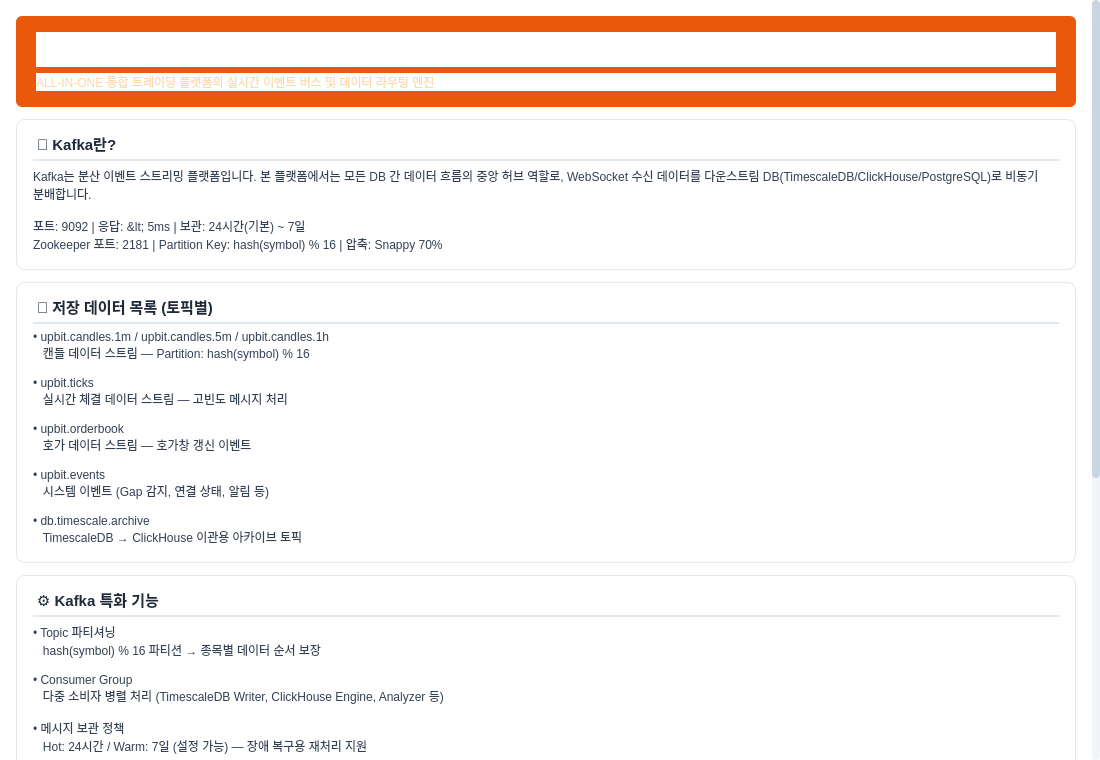
<?xml version="1.0" encoding="UTF-8"?>
<ui version="4.0">
 <class>DbRoleTab</class>
 <widget class="QWidget" name="DbRoleTab">
  <property name="geometry">
   <rect>
    <x>0</x>
    <y>0</y>
    <width>1100</width>
    <height>760</height>
   </rect>
  </property>
  <property name="windowTitle">
   <string>DB 역할 안내</string>
  </property>
  <property name="styleSheet">
   <string notr="true">QWidget {
    background-color: #FFFFFF;
    color: #1E293B;
    font-family: &quot;맑은 고딕&quot;, &quot;Segoe UI&quot;;
    font-size: 9pt;
}
QScrollArea {
    border: none;
    background-color: #F8F9FA;
}
QScrollBar:vertical {
    border: none;
    background: #F1F5F9;
    width: 8px;
    margin: 0;
    border-radius: 4px;
}
QScrollBar::handle:vertical {
    background: #CBD5E1;
    border-radius: 4px;
    min-height: 20px;
}
QScrollBar::handle:vertical:hover {
    background: #94A3B8;
}
QScrollBar::add-line:vertical, QScrollBar::sub-line:vertical {
    height: 0;
}
QFrame#frame_header {
    background-color: #EA580C;
    border-radius: 6px;
}
QLabel#label_title {
    color: #FFFFFF;
    font-size: 14pt;
    font-weight: bold;
}
QLabel#label_subtitle {
    color: #FED7AA;
    font-size: 9pt;
}
QFrame#frame_section1, QFrame#frame_section2, QFrame#frame_section3, QFrame#frame_section4 {
    background-color: #FFFFFF;
    border: 1px solid #E2E8F0;
    border-radius: 8px;
}
QLabel#label_sec1_title, QLabel#label_sec2_title, QLabel#label_sec3_title, QLabel#label_sec4_title {
    color: #1E293B;
    font-size: 11pt;
    font-weight: bold;
    border-bottom: 2px solid #E2E8F0;
    padding-bottom: 4px;
}
QFrame#frame_perf {
    background-color: #F0FDF4;
    border-left: 4px solid #16A34A;
    border-radius: 4px;
}
QLabel#label_perf_text {
    color: #166534;
    font-size: 8pt;
}
</string>
  </property>
  <layout class="QVBoxLayout" name="verticalLayout_main">
   <property name="spacing">
    <number>0</number>
   </property>
   <property name="leftMargin">
    <number>0</number>
   </property>
   <property name="topMargin">
    <number>0</number>
   </property>
   <property name="rightMargin">
    <number>0</number>
   </property>
   <property name="bottomMargin">
    <number>0</number>
   </property>
   <item>
    <widget class="QScrollArea" name="scrollArea">
     <property name="widgetResizable">
      <bool>true</bool>
     </property>
     <property name="horizontalScrollBarPolicy">
      <enum>Qt::ScrollBarAlwaysOff</enum>
     </property>
     <widget class="QWidget" name="scrollContents">
      <layout class="QVBoxLayout" name="vl_scroll">
       <property name="spacing">
        <number>12</number>
       </property>
       <property name="leftMargin">
        <number>16</number>
       </property>
       <property name="topMargin">
        <number>16</number>
       </property>
       <property name="rightMargin">
        <number>16</number>
       </property>
       <property name="bottomMargin">
        <number>16</number>
       </property>
       <!-- 헤더 배너 -->
       <item>
        <widget class="QFrame" name="frame_header">
         <layout class="QVBoxLayout" name="vl_header">
          <property name="leftMargin">
           <number>20</number>
          </property>
          <property name="topMargin">
           <number>16</number>
          </property>
          <property name="rightMargin">
           <number>20</number>
          </property>
          <property name="bottomMargin">
           <number>16</number>
          </property>
          <item>
           <widget class="QLabel" name="label_title">
            <property name="text">
             <string>🟠 Kafka — 실시간 이벤트 스트리밍 파이프라인</string>
            </property>
           </widget>
          </item>
          <item>
           <widget class="QLabel" name="label_subtitle">
            <property name="text">
             <string>ALL-IN-ONE 통합 트레이딩 플랫폼의 실시간 이벤트 버스 및 데이터 라우팅 엔진</string>
            </property>
           </widget>
          </item>
         </layout>
        </widget>
       </item>
       <!-- 섹션 1: Kafka란? -->
       <item>
        <widget class="QFrame" name="frame_section1">
         <layout class="QVBoxLayout" name="vl_sec1">
          <property name="leftMargin">
           <number>16</number>
          </property>
          <property name="topMargin">
           <number>12</number>
          </property>
          <property name="rightMargin">
           <number>16</number>
          </property>
          <property name="bottomMargin">
           <number>16</number>
          </property>
          <item>
           <widget class="QLabel" name="label_sec1_title">
            <property name="text">
             <string>📌 Kafka란?</string>
            </property>
           </widget>
          </item>
          <item>
           <widget class="QLabel" name="label_sec1_body">
            <property name="text">
             <string>Kafka는 분산 이벤트 스트리밍 플랫폼입니다. 본 플랫폼에서는 모든 DB 간 데이터 흐름의 중앙 허브 역할로, WebSocket 수신 데이터를 다운스트림 DB(TimescaleDB/ClickHouse/PostgreSQL)로 비동기 분배합니다.

포트: 9092 | 응답: &lt; 5ms | 보관: 24시간(기본) ~ 7일
Zookeeper 포트: 2181 | Partition Key: hash(symbol) % 16 | 압축: Snappy 70%</string>
            </property>
            <property name="wordWrap">
             <bool>true</bool>
            </property>
            <property name="styleSheet">
             <string notr="true">color: #334155; font-size: 9pt;</string>
            </property>
           </widget>
          </item>
         </layout>
        </widget>
       </item>
       <!-- 섹션 2: 저장 데이터 -->
       <item>
        <widget class="QFrame" name="frame_section2">
         <layout class="QVBoxLayout" name="vl_sec2">
          <property name="leftMargin">
           <number>16</number>
          </property>
          <property name="topMargin">
           <number>12</number>
          </property>
          <property name="rightMargin">
           <number>16</number>
          </property>
          <property name="bottomMargin">
           <number>16</number>
          </property>
          <item>
           <widget class="QLabel" name="label_sec2_title">
            <property name="text">
             <string>💾 저장 데이터 목록 (토픽별)</string>
            </property>
           </widget>
          </item>
          <item>
           <widget class="QLabel" name="label_sec2_body">
            <property name="text">
             <string>• upbit.candles.1m / upbit.candles.5m / upbit.candles.1h
   캔들 데이터 스트림 — Partition: hash(symbol) % 16

• upbit.ticks
   실시간 체결 데이터 스트림 — 고빈도 메시지 처리

• upbit.orderbook
   호가 데이터 스트림 — 호가창 갱신 이벤트

• upbit.events
   시스템 이벤트 (Gap 감지, 연결 상태, 알림 등)

• db.timescale.archive
   TimescaleDB → ClickHouse 이관용 아카이브 토픽</string>
            </property>
            <property name="wordWrap">
             <bool>true</bool>
            </property>
            <property name="styleSheet">
             <string notr="true">color: #334155; font-size: 9pt; line-height: 1.6;</string>
            </property>
           </widget>
          </item>
         </layout>
        </widget>
       </item>
       <!-- 섹션 3: Kafka 특화 기능 -->
       <item>
        <widget class="QFrame" name="frame_section3">
         <layout class="QVBoxLayout" name="vl_sec3">
          <property name="leftMargin">
           <number>16</number>
          </property>
          <property name="topMargin">
           <number>12</number>
          </property>
          <property name="rightMargin">
           <number>16</number>
          </property>
          <property name="bottomMargin">
           <number>16</number>
          </property>
          <item>
           <widget class="QLabel" name="label_sec3_title">
            <property name="text">
             <string>⚙️ Kafka 특화 기능</string>
            </property>
           </widget>
          </item>
          <item>
           <widget class="QLabel" name="label_sec3_body">
            <property name="text">
             <string>• Topic 파티셔닝
   hash(symbol) % 16 파티션 → 종목별 데이터 순서 보장

• Consumer Group
   다중 소비자 병렬 처리 (TimescaleDB Writer, ClickHouse Engine, Analyzer 등)

• 메시지 보관 정책
   Hot: 24시간 / Warm: 7일 (설정 가능) — 장애 복구용 재처리 지원

• Snappy 압축
   네트워크 및 스토리지 70% 절감 → 대용량 틱 스트림 처리 효율화</string>
            </property>
            <property name="wordWrap">
             <bool>true</bool>
            </property>
            <property name="styleSheet">
             <string notr="true">color: #334155; font-size: 9pt; line-height: 1.6;</string>
            </property>
           </widget>
          </item>
         </layout>
        </widget>
       </item>
       <!-- 섹션 4: 활용 방안 -->
       <item>
        <widget class="QFrame" name="frame_section4">
         <layout class="QVBoxLayout" name="vl_sec4">
          <property name="leftMargin">
           <number>16</number>
          </property>
          <property name="topMargin">
           <number>12</number>
          </property>
          <property name="rightMargin">
           <number>16</number>
          </property>
          <property name="bottomMargin">
           <number>16</number>
          </property>
          <item>
           <widget class="QLabel" name="label_sec4_title">
            <property name="text">
             <string>🚀 활용 방안</string>
            </property>
           </widget>
          </item>
          <item>
           <widget class="QLabel" name="label_sec4_body">
            <property name="text">
             <string>• 실시간 데이터 파이프라인
   WebSocket → Kafka → TimescaleDB / ClickHouse 비동기 분배

• 장애 복구 (Replay)
   보관 기간 내 메시지 재처리 → 장애 시 데이터 손실 방지

• 마이크로서비스 디커플링
   수집기·저장기·분석기 독립 스케일링

• Gap 감지 트리거
   누락 데이터 감지 → gap_queue 이벤트 발행

• 실시간 알림
   가격 이상 감지·리스크 이벤트 → 알림 시스템 트리거</string>
            </property>
            <property name="wordWrap">
             <bool>true</bool>
            </property>
            <property name="styleSheet">
             <string notr="true">color: #334155; font-size: 9pt; line-height: 1.6;</string>
            </property>
           </widget>
          </item>
         </layout>
        </widget>
       </item>
       <!-- 성능 목표 배너 -->
       <item>
        <widget class="QFrame" name="frame_perf">
         <layout class="QHBoxLayout" name="hl_perf">
          <property name="leftMargin">
           <number>16</number>
          </property>
          <property name="topMargin">
           <number>10</number>
          </property>
          <property name="rightMargin">
           <number>16</number>
          </property>
          <property name="bottomMargin">
           <number>10</number>
          </property>
          <item>
           <widget class="QLabel" name="label_perf_text">
            <property name="text">
             <string>🎯 성능 목표:  메시지 처리 P95 &lt; 5ms  |  처리량 &gt; 100,000 msg/s  |  보관: 24시간~7일  |  파티션: 16개</string>
            </property>
            <property name="wordWrap">
             <bool>true</bool>
            </property>
           </widget>
          </item>
         </layout>
        </widget>
       </item>
       <!-- 하단 여백 스페이서 -->
       <item>
        <spacer name="verticalSpacer">
         <property name="orientation">
          <enum>Qt::Vertical</enum>
         </property>
         <property name="sizeType">
          <enum>QSizePolicy::Expanding</enum>
         </property>
        </spacer>
       </item>
      </layout>
     </widget>
    </widget>
   </item>
  </layout>
 </widget>
 <resources/>
 <connections/>
</ui>
